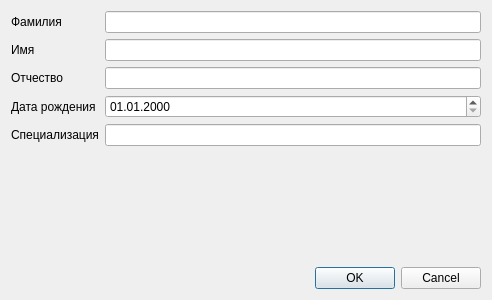
<?xml version="1.0" encoding="UTF-8"?>
<ui version="4.0">
 <class>StaffEditWidget</class>
 <widget class="QDialog" name="StaffEditWidget">
  <property name="geometry">
   <rect>
    <x>0</x>
    <y>0</y>
    <width>492</width>
    <height>300</height>
   </rect>
  </property>
  <property name="windowTitle">
   <string>Редактирование работника</string>
  </property>
  <layout class="QVBoxLayout" name="verticalLayout">
   <item>
    <layout class="QFormLayout" name="formLayout">
     <item row="0" column="0">
      <widget class="QLabel" name="label">
       <property name="text">
        <string>Фамилия</string>
       </property>
      </widget>
     </item>
     <item row="0" column="1">
      <widget class="QLineEdit" name="m_familyName"/>
     </item>
     <item row="1" column="0">
      <widget class="QLabel" name="label_2">
       <property name="text">
        <string>Имя</string>
       </property>
      </widget>
     </item>
     <item row="1" column="1">
      <widget class="QLineEdit" name="m_name"/>
     </item>
     <item row="2" column="0">
      <widget class="QLabel" name="label_3">
       <property name="text">
        <string>Отчество</string>
       </property>
      </widget>
     </item>
     <item row="2" column="1">
      <widget class="QLineEdit" name="m_patronymic"/>
     </item>
     <item row="3" column="0">
      <widget class="QLabel" name="label_4">
       <property name="text">
        <string>Дата рождения</string>
       </property>
      </widget>
     </item>
     <item row="3" column="1">
      <widget class="QDateEdit" name="m_birthDay">
       <property name="displayFormat">
        <string>dd.MM.yyyy</string>
       </property>
      </widget>
     </item>
     <item row="4" column="0">
      <widget class="QLabel" name="label_5">
       <property name="text">
        <string>Специализация</string>
       </property>
      </widget>
     </item>
     <item row="4" column="1">
      <widget class="QLineEdit" name="m_specialization"/>
     </item>
    </layout>
   </item>
   <item>
    <spacer name="verticalSpacer">
     <property name="orientation">
      <enum>Qt::Vertical</enum>
     </property>
     <property name="sizeHint" stdset="0">
      <size>
       <width>20</width>
       <height>87</height>
      </size>
     </property>
    </spacer>
   </item>
   <item>
    <widget class="QDialogButtonBox" name="m_buttonBox">
     <property name="standardButtons">
      <set>QDialogButtonBox::Cancel|QDialogButtonBox::Ok</set>
     </property>
    </widget>
   </item>
  </layout>
 </widget>
 <tabstops>
  <tabstop>m_familyName</tabstop>
  <tabstop>m_name</tabstop>
  <tabstop>m_patronymic</tabstop>
  <tabstop>m_birthDay</tabstop>
  <tabstop>m_specialization</tabstop>
  <tabstop>m_buttonBox</tabstop>
 </tabstops>
 <resources/>
 <connections/>
</ui>
